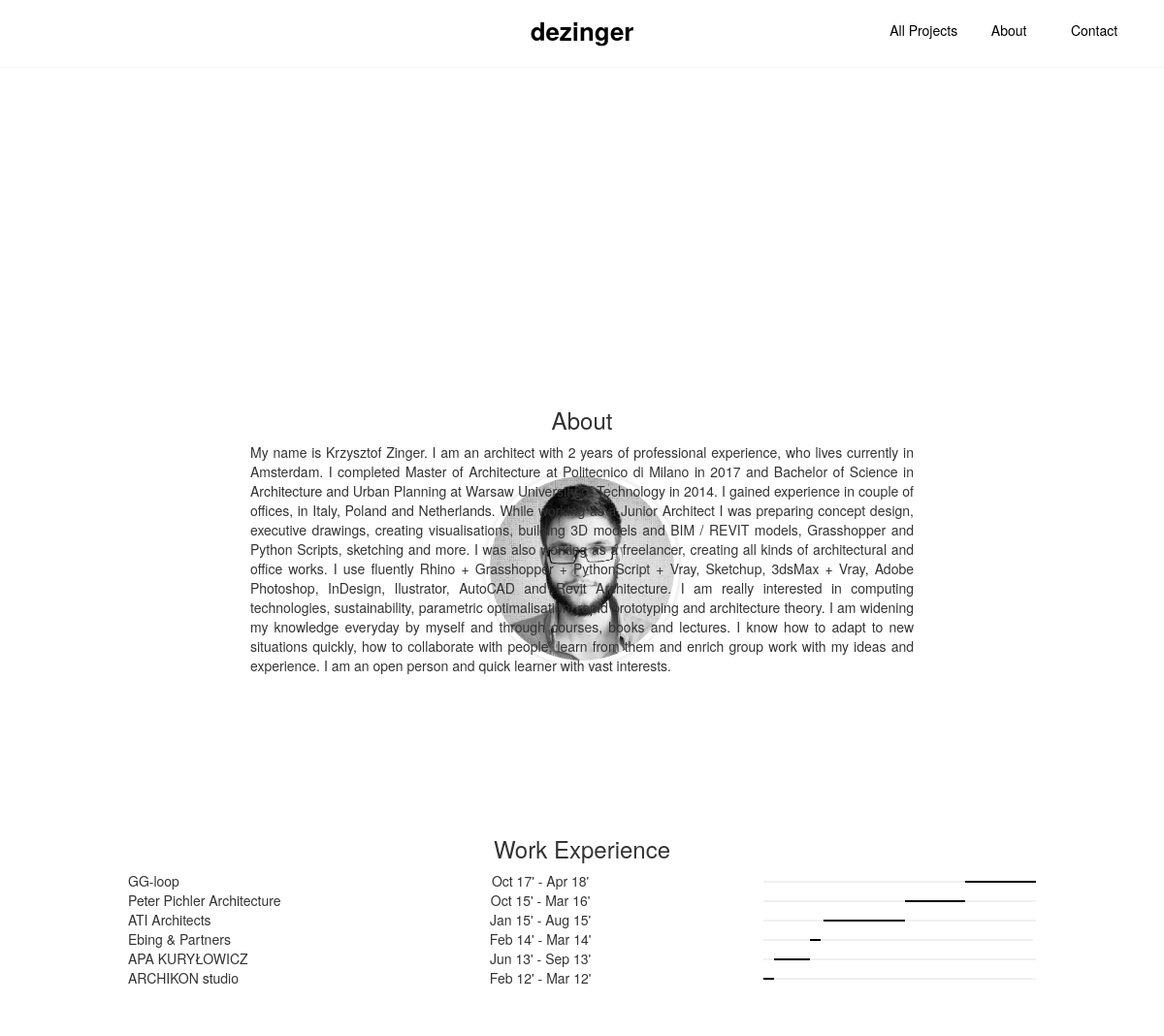
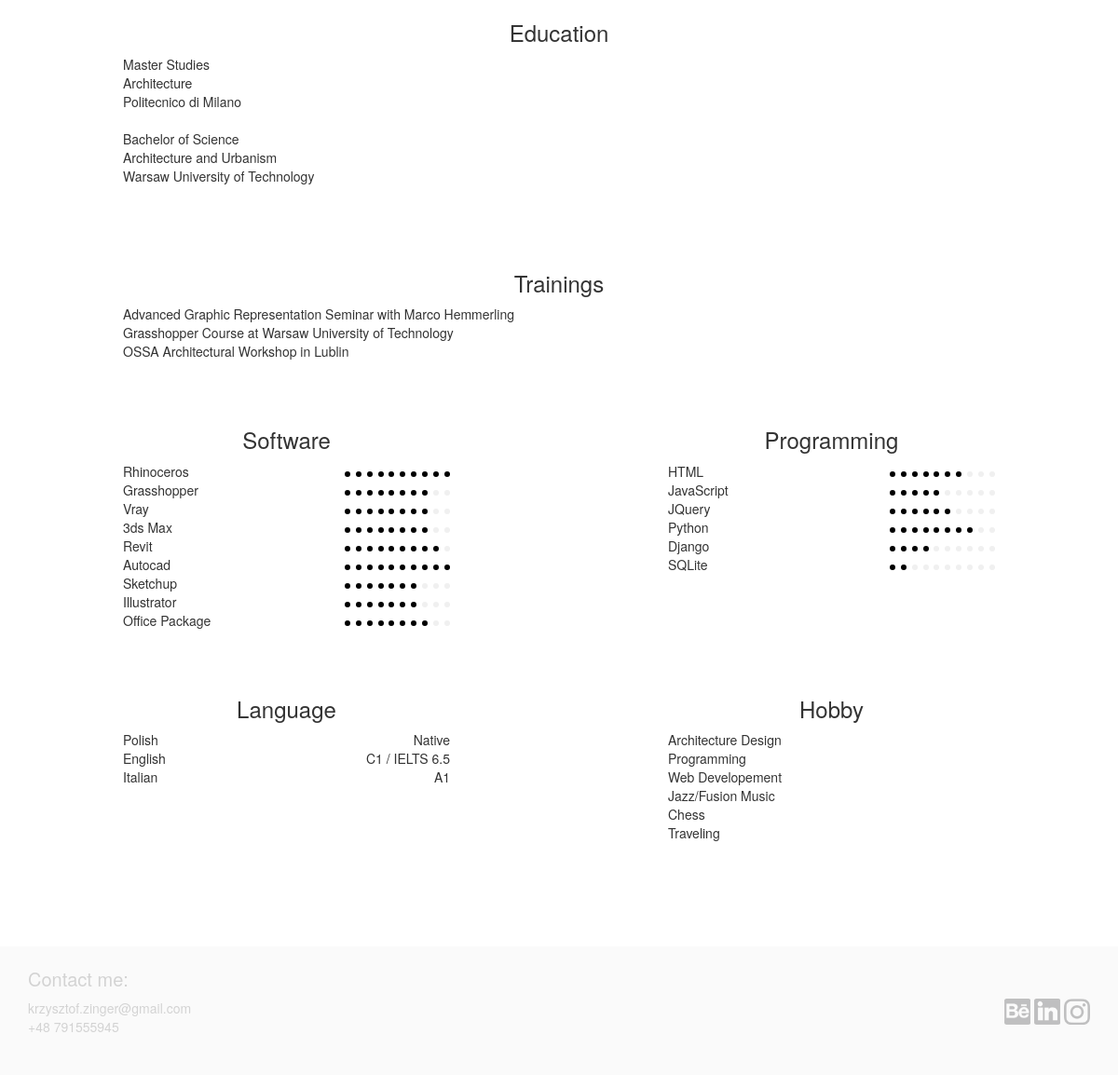
The page /about/ on the database its author committed (2 pictures, top to bottom).
### skills/models.py (models this page shows, shortened)
class About(models.Model):
    description= models.TextField(max_length=1500)
    img = models.ImageField(upload_to='about_img/', blank=True,null=True)

class SkillGroup(models.Model):
    title = models.CharField(max_length=200)
    no_graph = models.BooleanField(default=True)
    point_graph = models.BooleanField(default=False)
    time_graph = models.BooleanField(default=False)
    importance = models.IntegerField(default=0,)
    full = 'full'
    half = 'half'
    display_width_choices = ((full, 'full'),(half, 'half'))
    display_width = models.CharField(max_length=20, choices=display_width_choices, default=half)

class Skill(models.Model):
    title = models.CharField(max_length=200)
    add_info_1 = models.CharField(max_length=200, default='', null=True, blank=True)
    add_info_2 = models.CharField(max_length=200, default='', null=True, blank=True)
    level_dec = models.IntegerField(default=0, blank=True, null=True)
    level_procentage = models.IntegerField(default=0, blank=True, null=True)
    skillGrouop = models.ForeignKey(SkillGroup,related_name='skill',blank=True, null=True)
    startDate = models.DateField(blank=True, null=True)
    endDate = models.DateField(default=now , blank=True, null=True)
    duration = models.IntegerField(blank=True, null=True)

### skills/views.py (the view)
class AboutView(ListView):
    model = SkillGroup
    ordering = ['-importance']
    def get_context_data(self, **kwargs):
        context = super().get_context_data(**kwargs)
        skillgroup = SkillGroup.objects.get(title='Work Experience')
        duration    = 0
        for skill in skillgroup.skill.all():
            duration += skill.duration
        skillList=[]
        for skill in skillgroup.skill.all():
            skillList.append(skill)
        skillList.sort(key=lambda x: x.startDate, reverse=True)
        for n, item in enumerate(skillList):
            if n == 0:
                item.positionOnGraph = 2
            else:
                item.positionOnGraph = 1
        skillList[-1].positionOnGraph = 0
        before = 0
        for skill in skillList:
            skill.after =round((duration - before - skill.duration ) / duration *100)
            skill.before = round(( before ) / duration *100)
            before += skill.duration
        postionDurationList = []
        for skill in skillList:
            item = []
        for skill in skillList:
            skill.ratio = round((skill.duration / duration) *100)
        context['items']=skillList
        context['about']=About.objects.all()
        return context

### skills/templates/skills/skillgroup_list.html (shortened to what this page needs)
{% extends 'base.html' %}
{% load static %}
{% block head %}
<link rel="stylesheet" href="{% static 'about/css/about.css' %}">
<link rel="stylesheet" href="{% static 'main/css/my-navbar-dark.css' %}">
<link rel="stylesheet" href="{% static 'main/css/footer.css' %}">
{% endblock %}
{% block content %}
<div class="container">
        <div class="row" style="margin: 0px;min-height: 50vh">
            <div class="img-container" style="background-image: url('{{ about.0.img.url }}')  ;">
            </div>
        </div>
    <div class="row" style="min-height: 50vh">
        <div class="col-sm-12" >
            <h3 style='text-align: center;'>About</h3>
            <p id='about-text' >{{ about.0.description }}</p>
        </div>
    </div>
        {% for skillgroup in object_list %}
        {% if skillgroup.display_width == 'full' %}
        <div class="row">
        <div class=" col-sm-12 col-12-padding">
        {% else %}
            {% if forloop.counter|divisibleby:"2" %}
                <div class="row">
                <div class=" col-sm-6 col-6-padding" >
            {% else %}
                <div class=" col-sm-6 col-6-padding" >
            {% endif %}
        {% endif %}
            <h3 style='text-align: center;'>{{ skillgroup.title }}</h3>
            <ul style="display:inline-block;" id="{% if skillgroup.title == 'Work Experience' %}time-graph-items{% else %}{{skillgroup.title}}{% endif %}">
                {% for skill in skillgroup.skill.all  %}
                <li style="{% if  skillgroup.title == 'Software' or skillgroup.title == 'Programming' or skillgroup.title == 'Language' %}display: inline-block;{% else %}display: block;{% endif %} ">
                    {{skill.title}}
                    {% if skillgroup.title == 'Education' %}
                        <ul>
                            <li> {{ skill.add_info_1 }}  </li>
                            <li>  {{ skill.add_info_2 }} </li>
                        </ul>
                    {% endif %}
                </li>
                {% if skillgroup.no_graph == False %}
                <div class="right">
                    {% for i in "x"|rjust:"10" %}
                        {% if skill.level_dec > 0 %}
                            {% if forloop.counter > skill.level_dec %}
                            <div class='skill-point s-p-g'></div>
                            {% else %}
                            <div class='skill-point s-p-b'></div>
                            {% endif %}
                        {% endif %}
                    {% endfor %}
                </div>
                {% if skillgroup.title != 'Work Experience' %}<br>{% endif %}
                {% endif %}
                {% if skillgroup.title == 'Language' %}
                <div class="right" style="display: inline-block;">
                            {{ skill.add_info_1 }}
                </div>
                <br>
                {% endif %}
                {% endfor %}
            </ul>
            {% if skillgroup.title == 'Work Experience'  %}
                <ul style="display:inline-block;" id="time-graph-dates">
                    {% for skill in skillgroup.skill.all %}
                    <li style="text-align: center;">{{skill.startDate|date:'M y'}}' - {{skill.endDate|date:'M y'}}'</li>
                    {% endfor %}
                </ul>
                <ul class="time-graph"  id="time-graph-bars">
                    {% for skill in items %}
                    <li>
                        <div class="time-bar s-p-g" style="width: {{skill.after}}%;"></div>
                        <div class="time-bar s-p-b" style="width: {{skill.ratio}}%;"></div>
                        <div class="time-bar s-p-g" style="width: {{skill.before}}%;"></div>
                    </li>
                    {% endfor %}
                </ul>
            {% endif %}
        </div>
        {% if skillgroup.display_width == 'full' %}
            </div>
        {% else %}
            {% if not forloop.counter|divisibleby:"2" %}
                </div>
            {% endif %}
        {% endif %}
        {% endfor %}
</div>
<br><br><br>
<footer class="footer">
    <div class="container">
        <h4>Contact me:</h4>
        <div class='left'>
            <p class='p-footer'> krzysztof.zinger@gmail.com</p>
            <p class='p-footer'>+48 791555945</p>
        </div>
        <div class='right'>
            <a href="https://www.behance.net/Krzysztof_Zinger"><img class="link-icon" src="{% static 'icons/behance.png' %}"></a>
            <a href="https://www.linkedin.com/in/krzysztof-zinger-686274160/"><img class="link-icon" src="{% static 'icons/indesign.png' %}"></a>
            <a href="https://www.instagram.com/archidonuts/"><img class="link-icon" src="{% static 'icons/insta.png' %}"></a>
        </div>
    </div>
</footer>
{% endblock %}

### static/main/css/main.css (style rules this page uses)
a { text-decoration: none; }
ul li { list-style: none; }
body { margin: 0px; border: 0px; padding: 0px; scroll-behavior: smooth; }

### static/about/css/about.css (style rules this page uses)
.img-container { background-color: black; width: 200px; height: 200px; border-radius: 100px; margin: auto; border: 5px solid white; box-shadow: 0px 0px 3px 3px rgb(240,240,240); top: 25%; left: 50%; transform: translateX(-50%); position: absolute; background-position: center; background-repeat: no-repeat; background-size: 100%; overflow: hidden; }
.s-p-b { background-color: black; }
.s-p-g { background-color: rgb(240,240,240); }
.skill-point { margin-left: 2px; border-radius: 3px; right: 0px; width: 6px; height: 6px; display: inline-block; }
#Language > li, #Education li { font-weight: 500; }
ul { width: 100%; padding: 0px; }
p { text-align: justify; }
.right { float: right; }
#time-graph-dates { width: 30%; float: middle; }
#time-graph-items { width: 30%; }
.time-bar { height: 2px; display: inline-block; float: left; padding: 0px; }
.time-graph { padding: 0px; display:inline-block; width: 30%; height: 100%; float:right; }
.time-graph li { width: 100%; height: 5px; display: block; }
#time-graph-dates { height: 120px }
@media only screen and (min-width: 993px) { .col-6-padding { padding: 0% 10% 0% 10%; } }
@media only screen and (min-width: 993px) { .col-12-padding { padding: 0% 10% 0% 10%; } }
@media only screen and (min-width: 993px) { .img-container { width: 200px; height: 200px; border-radius: 100px; margin-top:-70px; } }
@media only screen and (min-width: 993px) { .row { margin-bottom:3em; } }
@media only screen and (min-width: 993px) { #about-text { padding: 0% 20% 0% 20%; } }

### static/main/css/footer.css (style rules this page uses)
.footer { padding-top: 1em; background-color: rgba( 0, 0, 0, 0.02); padding-bottom: 3em; }
h4 { font-size:20px; color:lightgray; }
.link-icon { margin: auto; width:2em; height: 2em; opacity: .3; -webkit-transition: .5s; transition: 0.5s; }
.p-footer { color: lightgray; margin: 0px; }
.right { float: right; }
.left { float: left; }

### rows shown on the page
About: img (picture), description "My name is Krzysztof Zinger. I am an architect with 2 years of professional experience, who lives currently in Amsterdam. I completed Master of Architecture at Politecnico di Milano in 2017 and Bachelor of Science in Architecture and Urban Planning at Warsaw University of Technology in 2014. I gained experience in couple of offices, in Italy, Poland and Netherlands. While working as a Junior Architect I was preparing concept design, executive drawings, creating visualisations, building 3D models and BIM / REVIT models, Grasshopper and Python Scripts, sketching and more. I was also working as a freelancer, creating all kinds of architectural and office works. I use fluently Rhino +…"
SkillGroup: title "Work Experience"
Skill: title "GG-loop", startDate "Oct 17", endDate "Apr 18", {{ skill.after }} 74 (drawn), {{ skill.ratio }} 26 (drawn)
Skill: title "Peter Pichler Architecture", startDate "Oct 15", endDate "Mar 16", {{ skill.after }} 52 (drawn), {{ skill.ratio }} 22 (drawn), {{ skill.before }} 26 (drawn)
Skill: title "ATI Architects", startDate "Jan 15", endDate "Aug 15", {{ skill.after }} 22 (drawn), {{ skill.ratio }} 30 (drawn), {{ skill.before }} 48 (drawn)
Skill: title "Ebing & Partners", startDate "Feb 14", endDate "Mar 14", {{ skill.after }} 17 (drawn), {{ skill.ratio }} 4 (drawn), {{ skill.before }} 78 (drawn)
Skill: title "APA KURYŁOWICZ", startDate "Jun 13", endDate "Sep 13", {{ skill.after }} 4 (drawn), {{ skill.ratio }} 13 (drawn), {{ skill.before }} 83 (drawn)
Skill: title "ARCHIKON studio", startDate "Feb 12", endDate "Mar 12", {{ skill.ratio }} 4 (drawn), {{ skill.before }} 96 (drawn)
SkillGroup: title "Education"
Skill: title "Master Studies", add_info_1 "Architecture", add_info_2 "Politecnico di Milano"
Skill: title "Bachelor of Science", add_info_1 "Architecture and Urbanism", add_info_2 "Warsaw University of Technology"
SkillGroup: title "Trainings"
Skill: title "Advanced Graphic Representation Seminar with Marco Hemmerling"
Skill: title "Grasshopper Course at Warsaw University of Technology"
Skill: title "OSSA Architectural Workshop in Lublin"
SkillGroup: title "Software"
Skill: title "Rhinoceros", level_dec 10 (drawn)
Skill: title "Grasshopper", level_dec 8 (drawn)
Skill: title "Vray", level_dec 8 (drawn)
Skill: title "3ds Max", level_dec 8 (drawn)
Skill: title "Revit", level_dec 9 (drawn)
Skill: title "Autocad", level_dec 10 (drawn)
Skill: title "Sketchup", level_dec 7 (drawn)
Skill: title "Illustrator", level_dec 7 (drawn)
Skill: title "Office Package", level_dec 8 (drawn)
SkillGroup: title "Programming"
Skill: title "HTML", level_dec 7 (drawn)
Skill: title "JavaScript", level_dec 5 (drawn)
Skill: title "JQuery", level_dec 6 (drawn)
Skill: title "Python", level_dec 8 (drawn)
Skill: title "Django", level_dec 4 (drawn)
Skill: title "SQLite", level_dec 2 (drawn)
SkillGroup: title "Language"
Skill: title "Polish", add_info_1 "Native"
Skill: title "English", add_info_1 "C1 / IELTS 6.5"
Skill: title "Italian", add_info_1 "A1"
SkillGroup: title "Hobby"
Skill: title "Architecture Design"
Skill: title "Programming"
Skill: title "Web Developement"
Skill: title "Jazz/Fusion Music"
Skill: title "Chess"
Skill: title "Traveling"
